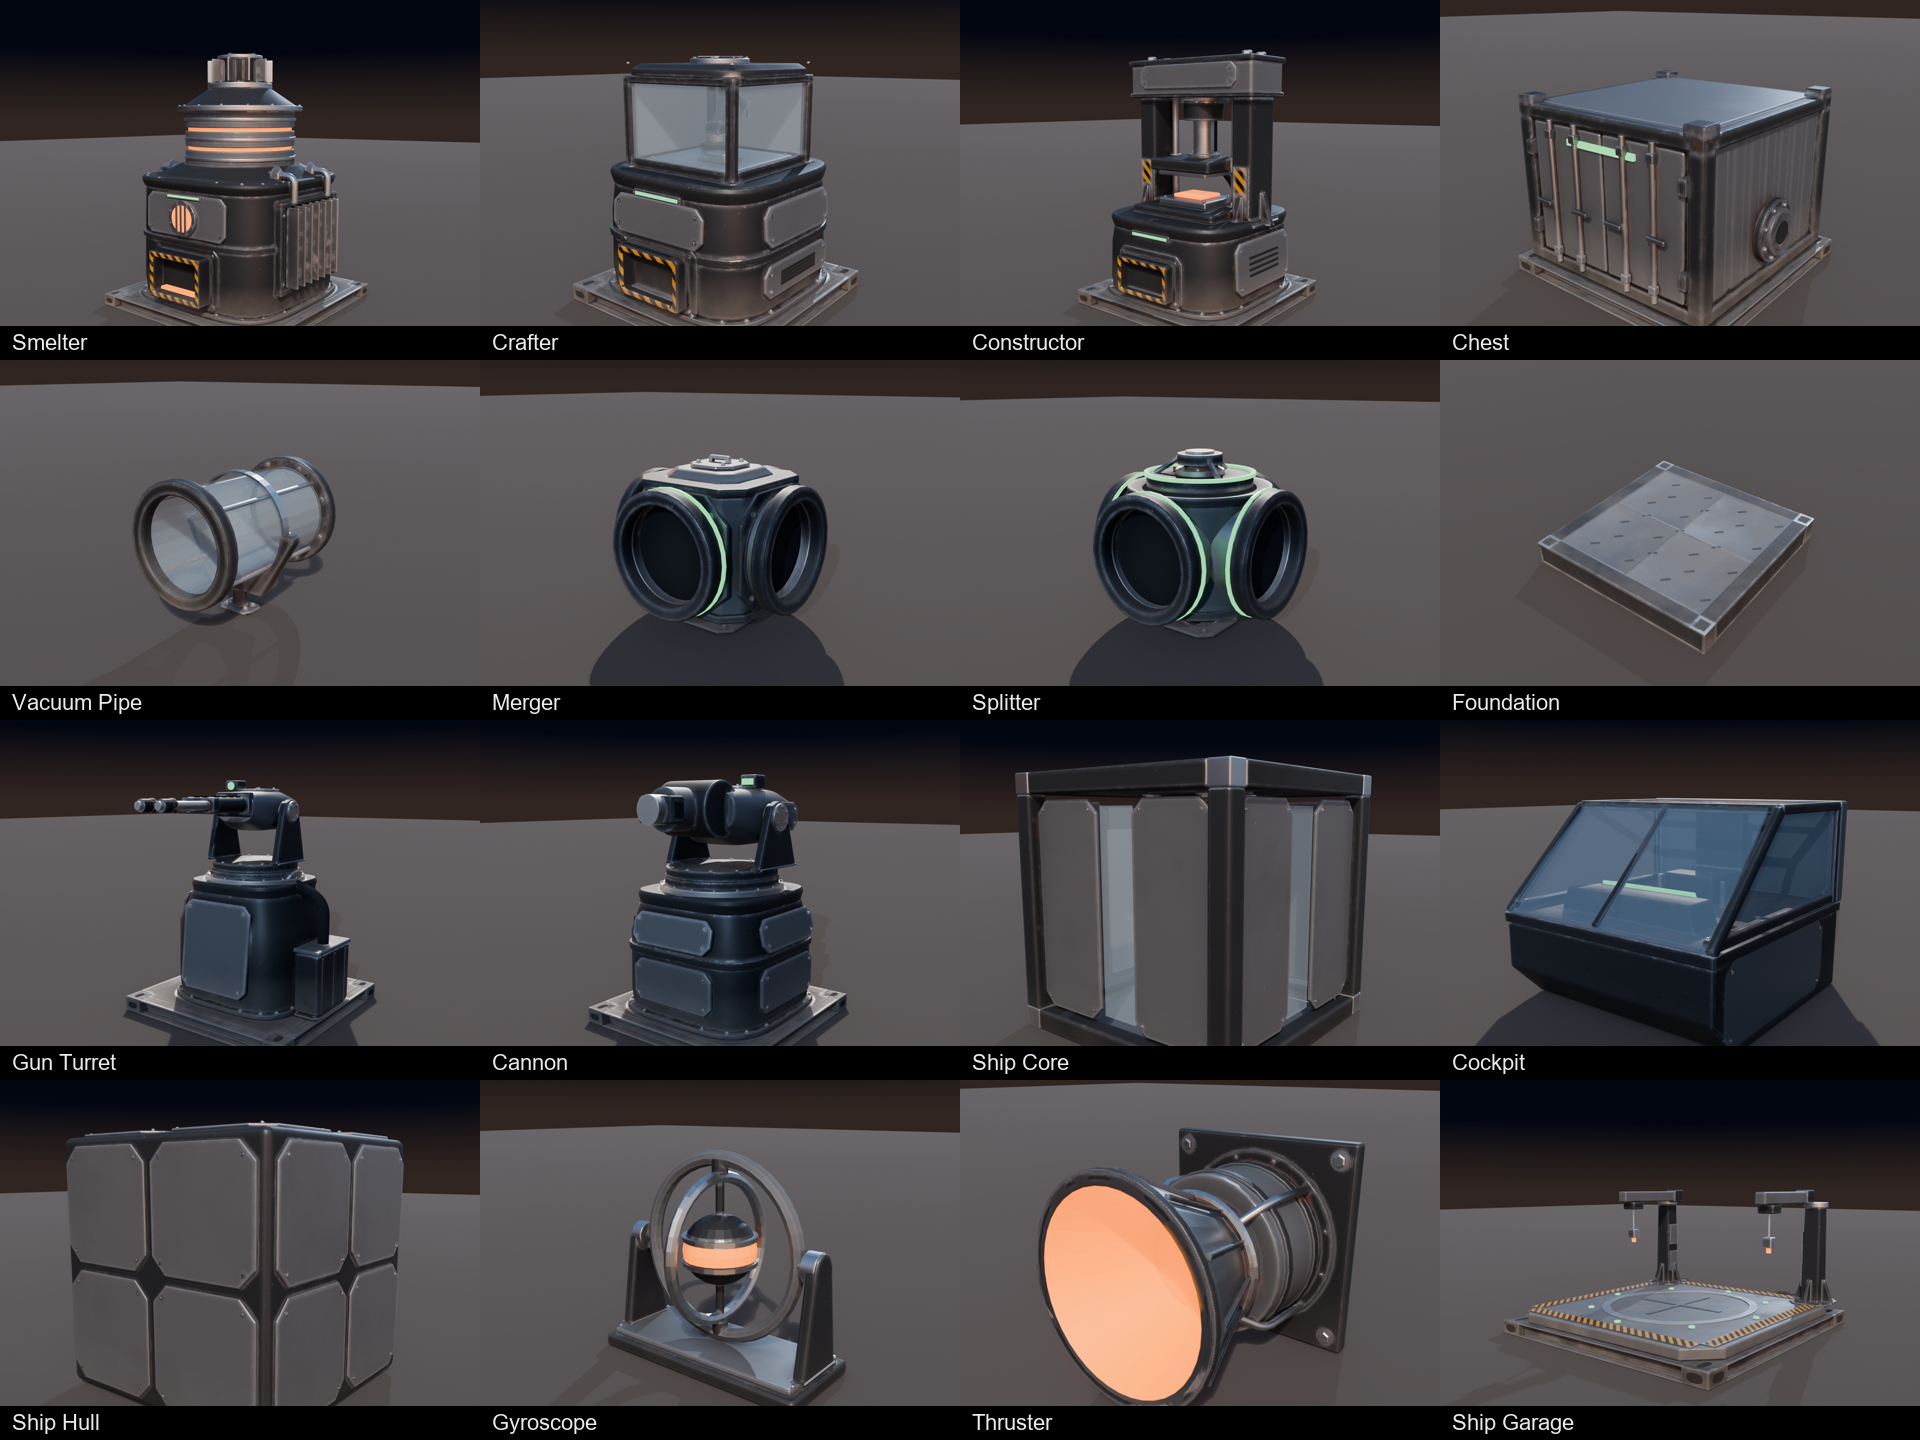

Generate this figure with Python:
"""Grid of every building's review render -> art_src/contact_sheet.png.
python art_src/contact_sheet.py   (needs Pillow)"""
import os
from PIL import Image, ImageDraw, ImageFont

ROOT = os.path.dirname(os.path.abspath(__file__))
# (folder, label, view) - pipes and turrets read best from the side their front faces
ITEMS = [
    ("smelter", "Smelter", "renders/smelter_hero.png"),
    ("crafter", "Crafter", "renders/crafter_hero.png"),
    ("constructor", "Constructor", "renders/constructor_hero.png"),
    ("chest", "Chest", "renders/chest_hero.png"),
    ("pipe", "Vacuum Pipe", "renders/pipe_hero.png"),
    ("merger", "Merger", "renders/merger_back.png"),
    ("splitter", "Splitter", "renders/splitter_back.png"),
    ("foundation", "Foundation", "renders/foundation_high.png"),
    ("turret_gun", "Gun Turret", "renders/turret_gun_back.png"),
    ("turret_cannon", "Cannon", "renders/turret_cannon_back.png"),
    ("ship_core", "Ship Core", "renders/ship_core_hero.png"),
    ("ship_cockpit", "Cockpit", "renders/ship_cockpit_back.png"),
    ("ship_hull", "Ship Hull", "renders/ship_hull_hero.png"),
    ("ship_gyroscope", "Gyroscope", "renders/ship_gyroscope_hero.png"),
    ("ship_thruster", "Thruster", "renders/ship_thruster_hero.png"),
    ("ship_garage", "Ship Garage", "renders/ship_garage_hero.png"),
]
TW, TH, COLS = 480, 360, 4
rows = (len(ITEMS) + COLS - 1) // COLS
sheet = Image.new("RGB", (TW * COLS, TH * rows), (12, 12, 16))
d = ImageDraw.Draw(sheet)
try:
    font = ImageFont.truetype("arial.ttf", 22)
except OSError:
    font = ImageFont.load_default()
for i, (folder, label, rel) in enumerate(ITEMS):
    p = os.path.join(ROOT, folder, rel)
    x, y = (i % COLS) * TW, (i // COLS) * TH
    if os.path.exists(p):
        im = Image.open(p).convert("RGB")
        im.thumbnail((TW, TH))
        sheet.paste(im, (x + (TW - im.width) // 2, y + (TH - im.height) // 2))
    d.rectangle((x, y + TH - 34, x + TW, y + TH), fill=(0, 0, 0))
    d.text((x + 12, y + TH - 30), label, fill=(235, 235, 235), font=font)
out = os.path.join(ROOT, "contact_sheet.png")
sheet.save(out)
print(out)
